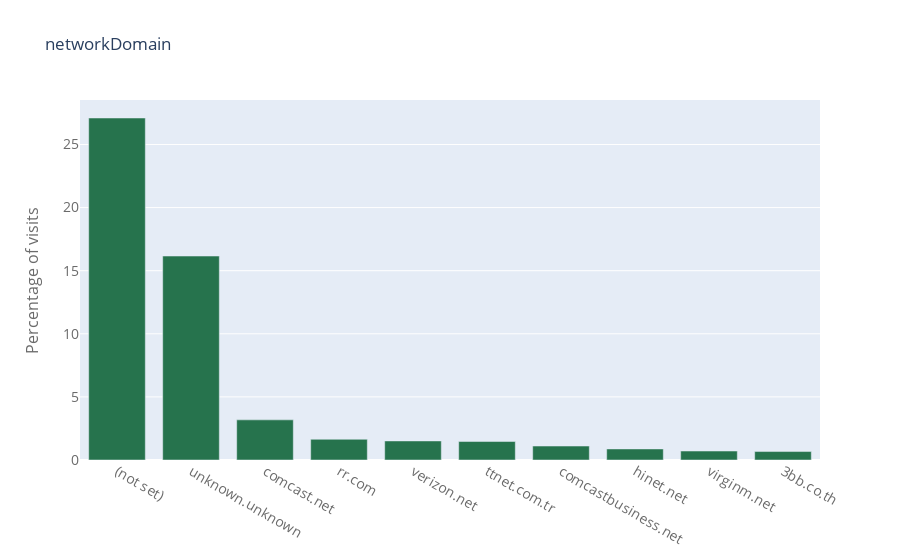

Here is the notebook cell this chart was saved with:
### Markdown cell above
Network Domain

### Code cell
barplot_percentage('networkDomain', num_bars= 10, 
                   color1='rgb(38, 115, 77)')

### Figure 1 — Plotly figure (JSON) as saved in the notebook; plotly's stock layout.template omitted (floating-point values rounded to 4 significant figures)
{"data": [{"marker": {"color": "rgb(38, 115, 77)"}, "name": "Train set", "type": "bar", "x": ["(not set)", "unknown.unknown", "comcast.net", "rr.com", "verizon.net", "ttnet.com.tr", "comcastbusiness.net", "hinet.net", "virginm.net", "3bb.co.th"], "y": [27.1, 16.16, 3.181, 1.641, 1.509, 1.464, 1.105, 0.8763, 0.7098, 0.6691]}], "layout": {"bargap": 0.15, "bargroupgap": 0.1, "barmode": "group", "legend": {"bgcolor": "rgba(255, 255, 255, 0)", "bordercolor": "rgba(255, 255, 255, 0)", "x": 1, "y": 1}, "title": {"text": "networkDomain"}, "xaxis": {"tickfont": {"color": "rgb(107, 107, 107)", "size": 14}}, "yaxis": {"tickfont": {"color": "rgb(107, 107, 107)", "size": 14}, "title": {"font": {"color": "rgb(107, 107, 107)", "size": 16}, "text": "Percentage of visits"}}}}
